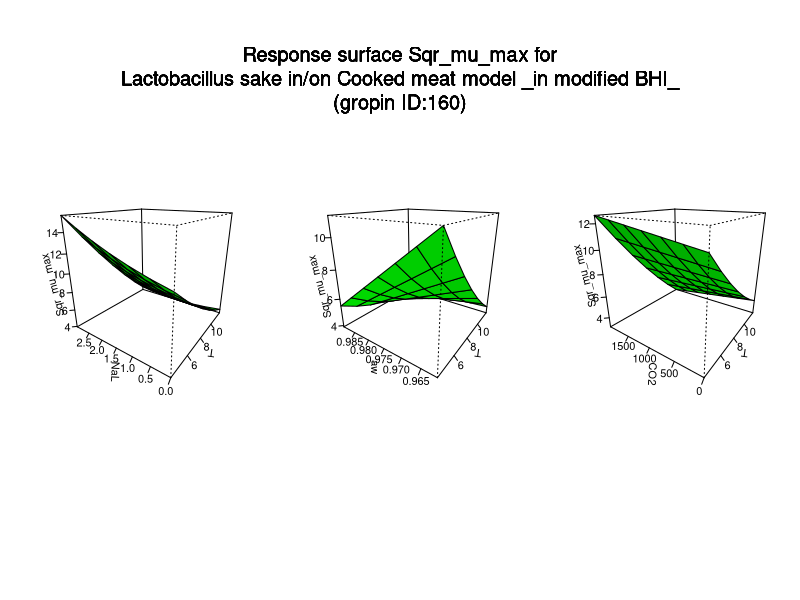

Here is the R script that generated this plot:
#############################
# start of Parameter script
#############################
T <- seq(4.004,11.988011988012,length.out=7)
NaL <- seq(0,2.997002997003,length.out=7)
aw <- seq(0.961238761238761,0.9892883,length.out=7)
CO2 <- seq(0,1984.01598401598,length.out=7)
#############################
# end of Parameter script
#############################
############################# 
# start of Model script Gropin ID 160 
#############################
 
# constant coefficients for this model
ll <- 304.49
l1 <- -24.22
l2 <- -299.62
l3 <- 27.63
l4 <- 0.00136
l5 <- 0.0377
l7 <- 0.2
l9 <- 23.68
l10 <- -0.18
l11 <- -0.00017
l12 <- -27.14
l14 <- 0.00073
 
variables <- data.frame(T,NaL,aw,CO2)
argumentsPar <- unique.data.frame(expand.grid(variables))
 
# heart of the model
response_surface <- function(T,NaL,aw,CO2) {
   mumax <-(ll+(l1*T)+(l2*aw)+(l3*NaL)+(l4*CO2)+(l5*(T^2))+(l7*(NaL^2))+(l9*T*aw)+(l10*T*NaL)+(l11*T*CO2)+(l12*aw*NaL)+(l14*NaL*CO2))

	return(mumax=mumax)
} 

# output parameters
responseSurface <- cbind(argumentsPar,response_surface(argumentsPar['T'],argumentsPar['NaL'],argumentsPar['aw'],argumentsPar['CO2']))
colnames(responseSurface) <- c(colnames(argumentsPar),'Sqrmumax')
#############################
# End of Model script
#############################
############################# 
# start of Visualisation script Gropin ID 160 
#############################
titleText <-'Response surface Sqr_mu_max for
Lactobacillus sake in/on Cooked meat model _in modified BHI_
(gropin ID:160)'
argPar1 <- unique.data.frame(expand.grid(T,NaL))
argPar2 <- unique.data.frame(expand.grid(T,aw))
argPar3 <- unique.data.frame(expand.grid(T,CO2))
z1 <- matrix(unlist(response_surface(T = argPar1[1],NaL = argPar1[2],aw = aw[1],CO2 = CO2[1])),nrow=7)
z2 <- matrix(unlist(response_surface(T = argPar2[1],aw = argPar2[2],NaL = NaL[1],CO2 = CO2[1])),nrow=7)
z3 <- matrix(unlist(response_surface(T = argPar3[1],CO2 = argPar3[2],NaL = NaL[1],aw = aw[1])),nrow=7)
# adding precaution if response surface is zero
myZLim1 <- range(z1)
if(myZLim1[1] == myZLim1[2]) myZLim1[2] <- myZLim1[2]+1
myZLim2 <- range(z2)
if(myZLim2[1] == myZLim2[2]) myZLim2[2] <- myZLim2[2]+1
myZLim3 <- range(z3)
if(myZLim3[1] == myZLim3[2]) myZLim3[2] <- myZLim3[2]+1
if(length(T)>1 & length(NaL)>1 & length(aw)>1 & length(CO2)>1) {
	par(mfrow = c(1,3))
	persp(T,NaL,z1,col = 'green',xlab='T',ylab='NaL',zlab='Sqr_mu_max',zlim=myZLim1,theta=305,phi=20,shade=0.25,ticktype = 'detailed')
	persp(T,aw,z2,col = 'green',xlab='T',ylab='aw',zlab='Sqr_mu_max',zlim=myZLim2,theta=305,phi=20,shade=0.25,ticktype = 'detailed')
	persp(T,CO2,z3,col = 'green',xlab='T',ylab='CO2',zlab='Sqr_mu_max',zlim=myZLim3,theta=305,phi=20,shade=0.25,ticktype = 'detailed')
	mtext(titleText,outer=T,  cex=1.2, line=-8.5, side=3)
} else {
		myPars <- unique.data.frame(expand.grid(T,NaL,aw,CO2))
		myZ <-matrix(unlist(response_surface(myPars[,1],myPars[,2],myPars[,3],myPars[,4])),nrow=7)
		myZLim <- range(myZ)
if(myZLim[1] == myZLim[2]) myZLim[2] <- myZLim[2]+1
	if(length(aw)==1 & length(CO2)==1) {
		persp(T,NaL,myZ,col = 'green',xlab='T',ylab='NaL',zlab='Sqr_mu_max',main=titleText,sub=paste('other variable: aw =',round(aw,digits = 2), 'CO2 =',round(CO2,digits = 2)),zlim=myZLim,theta=305,phi=20,shade=0.25,ticktype = 'detailed')
	}
	if(length(NaL)==1 & length(CO2)==1) {
		persp(T,aw,myZ,col = 'green',xlab='T',ylab='aw',zlab='Sqr_mu_max',main=titleText,sub=paste('other variable: NaL =',round(NaL,digits = 2), 'CO2 =',round(CO2,digits = 2)),zlim=myZLim,theta=305,phi=20,shade=0.25,ticktype = 'detailed')
	}
	if(length(NaL)==1 & length(aw)==1) {
		persp(T,CO2,myZ,col = 'green',xlab='T',ylab='CO2',zlab='Sqr_mu_max',main=titleText,sub=paste('other variable: NaL =',round(NaL,digits = 2), 'aw =',round(aw,digits = 2)),zlim=myZLim,theta=305,phi=20,shade=0.25,ticktype = 'detailed')
	}
	if(length(T)==1 & length(CO2)==1) {
		persp(NaL,aw,myZ,col = 'green',xlab='NaL',ylab='aw',zlab='Sqr_mu_max',main=titleText,sub=paste('other variable: T =',round(T,digits = 2), 'CO2 =',round(CO2,digits = 2)),zlim=myZLim,theta=305,phi=20,shade=0.25,ticktype = 'detailed')
	}
	if(length(T)==1 & length(aw)==1) {
		persp(NaL,CO2,myZ,col = 'green',xlab='NaL',ylab='CO2',zlab='Sqr_mu_max',main=titleText,sub=paste('other variable: T =',round(T,digits = 2), 'aw =',round(aw,digits = 2)),zlim=myZLim,theta=305,phi=20,shade=0.25,ticktype = 'detailed')
	}
	if(length(T)==1 & length(NaL)==1) {
		persp(aw,CO2,myZ,col = 'green',xlab='aw',ylab='CO2',zlab='Sqr_mu_max',main=titleText,sub=paste('other variable: T =',round(T,digits = 2), 'NaL =',round(NaL,digits = 2)),zlim=myZLim,theta=305,phi=20,shade=0.25,ticktype = 'detailed')
	}
}
#############################
# End of Visualisation script
#############################
